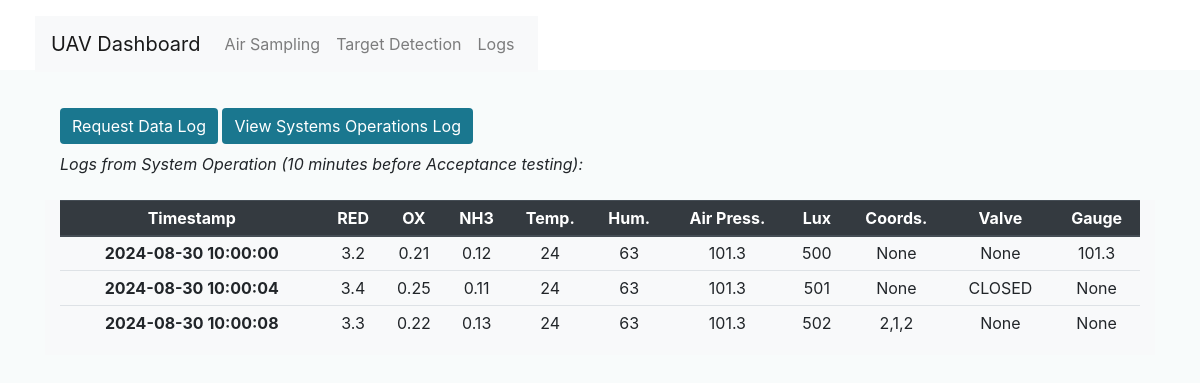
/system_logs, run on the app's committed database.
### dashboard/models.py (models this page shows)
class DataModel(db.Model):
    __tablename__ = 'data'
    id = db.Column(db.Integer, primary_key=True, nullable=False)
    timestamp = db.Column(db.DateTime, nullable=False)
    reducing_gases = db.Column(db.String, nullable=True)
    oxidising_gases = db.Column(db.String, nullable=True)
    ammonia_gases = db.Column(db.String, nullable=True)
    temperature = db.Column(db.String, nullable=True)
    humidity = db.Column(db.String, nullable=True)
    air_pressure = db.Column(db.String, nullable=True)
    lux = db.Column(db.String, nullable=True)
    coordinates = db.Column(db.String, nullable=True)
    valve = db.Column(db.String, nullable=True)
    gauge = db.Column(db.String, nullable=True)

### dashboard/views.py (the view)
@bp.route('/system_logs', methods=['GET', 'POST'])
def system_logs():
    data = db.session.query(DataModel)
    return render_template('system_logs.html', data=data)

### dashboard/templates/system_logs.html (shortened to what this page needs)
{% extends 'base.html' %}
{% block head %}
<link rel="stylesheet" href="/static/css/index.css?nocache={timestamp}" type="text/css">
{% endblock %}
{% block content %}
<section>
    <div class="container">
        <div class="row mt-2">
            <div class="col-9">
                <a class="btn btn-primary" href="/data_logs" role="button">Request Data Log</a>
                <a class="btn btn-primary" href="/system_logs" role="button">View Systems Operations Log</a>
                <p class="font-italic pt-2">Logs from System Operation (10 minutes before Acceptance testing):</p>
            </div>
        </div>
        <div class="row mt-2">
            <div class="col bg-light text-center ">
                <table class="table table-sm">
                  <thead class="thead-dark">
                    <tr>
                        <th scope="col">Timestamp</th>
                        <th scope="col">RED</th>
                        <th scope="col">OX</th>
                        <th scope="col">NH3</th>
                        <th scope="col">Temp.</th>
                        <th scope="col">Hum.</th>
                        <th scope="col">Air Press.</th>
                        <th scope="col">Lux</th>
                        <th scope="col">Coords.</th>
                        <th scope="col">Valve</th>
                        <th scope="col">Gauge</th>
                    </tr>
                  </thead>
                  <tbody>
                  {% for row in data %}
                    <tr>
                        <th scope="row">{{ data[loop.index0].timestamp }}</th>
                        <td>{{ data[loop.index0].reducing_gases }}</td>
                        <td>{{ data[loop.index0].oxidising_gases }}</td>
                        <td>{{ data[loop.index0].ammonia_gases }}</td>
                        <td>{{ data[loop.index0].temperature }}</td>
                        <td>{{ data[loop.index0].humidity }}</td>
                        <td>{{ data[loop.index0].air_pressure }}</td>
                        <td>{{ data[loop.index0].lux }}</td>
                        <td>{{ data[loop.index0].coordinates }}</td>
                        <td>{{ data[loop.index0].valve }}</td>
                        <td>{{ data[loop.index0].gauge }}</td>
                    </tr>
                  {% endfor %}
                  </tbody>
                </table>
            </div>
        </div>
    </div>
</section>
{% endblock %}

### dashboard/static/css/base.css (style rules this page uses)
* { flex-shrink: 0; flex-grow: 0; }
body { background: #F8FBFB; overflow-x: hidden; }
section { padding: 30px 0 30px 0; }
.btn { background: #1A778F; color: #fff; border: none; }
.row { justify-content: left; }

### data on the page
DataModel: timestamp "2024-08-30 10:00:00", reducing_gases "3.2", oxidising_gases "0.21", ammonia_gases "0.12", temperature "24", humidity "63", air_pressure "101.3", lux "500", coordinates "None", valve "None", gauge "101.3"
DataModel: timestamp "2024-08-30 10:00:04", reducing_gases "3.4", oxidising_gases "0.25", ammonia_gases "0.11", temperature "24", humidity "63", air_pressure "101.3", lux "501", coordinates "None", valve "CLOSED", gauge "None"
DataModel: timestamp "2024-08-30 10:00:08", reducing_gases "3.3", oxidising_gases "0.22", ammonia_gases "0.13", temperature "24", humidity "63", air_pressure "101.3", lux "502", coordinates "2,1,2", valve "None", gauge "None"
